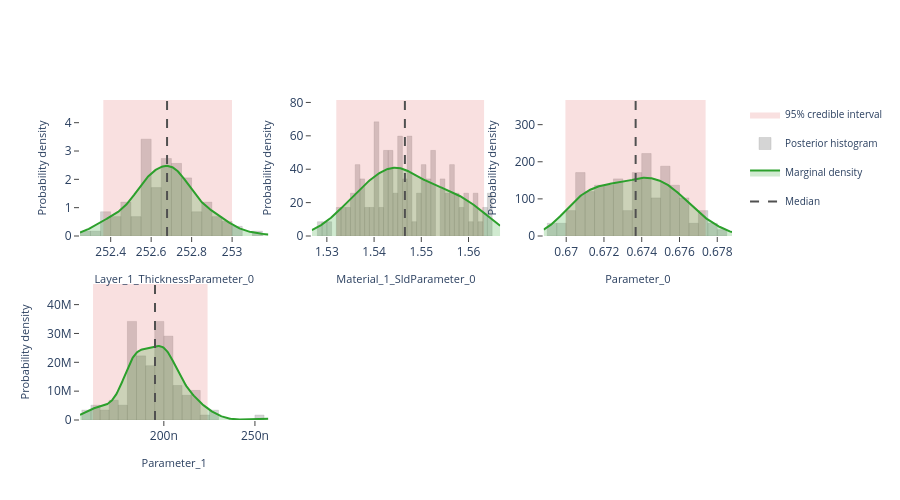

The cell this chart's notebook holds for it:
### Markdown cell above
## Interactive posterior plots

The next three cells render the same Plotly figures that are shown on the
Bayesian Posterior tab of the EasyReflectometryApp:

* **Marginals** — per-parameter distribution: histogram + smooth KDE marginal,
  shaded 95% credible interval, and median / best-sample lines
  (`plot_distribution` or `posterior.distribution()`)
* **Corner plot** — pairwise marginals + 2-D contours + scatter (`plot_corner`)
* **Traces** — per-chain trace + marginal histogram (`plot_trace`)

The standalone helpers are called with ``return_figure=True`` so they return a
Plotly ``Figure`` that we render in the notebook with ``fig.show()``; the
``PosteriorResults`` methods return the figure directly.

### Code cell
# ---- Marginal posterior distributions ---------------------------------------
# One panel per free parameter, each overlaying the posterior histogram, a
# smooth Gaussian-KDE marginal, the shaded 95% credible interval, and the
# median / best-sample reference lines.  Mirrors the "Marginals" sub-tab in
# the EasyReflectometryApp.

# The PosteriorResults method passes ``logp`` through automatically so the
# best posterior sample (MAP) line is drawn:
fig = posterior.distribution()
fig.show()

# Standalone equivalent (pass ``logp`` to get the best-sample line):
# fig = plot_distribution(
#     posterior.draws,
#     posterior.param_names,
#     logp=posterior.logp,
#     return_figure=True,
# )
# fig.show()

### Figure 1 — Plotly figure (JSON) as saved in the notebook; plotly's stock layout.template omitted (floating-point values rounded to 4 significant figures; data arrays with more than 128 entries replaced by an {"elided": "..."} marker saying what was removed)
{"data": [{"fill": "toself", "fillcolor": "rgba(214, 39, 40, 0.14)", "hoverinfo": "skip", "legendgroup": "95% credible interval", "line": {"color": "rgba(214, 39, 40, 0.14)", "width": 0}, "mode": "lines", "name": "95% credible interval", "showlegend": true, "type": "scatter", "x": [252.4, 253.0, 253.0, 252.4, 252.4], "xaxis": "x", "y": [0.0, 0.0, 4.801, 4.801, 0.0], "yaxis": "y"}, {"histnorm": "probability density", "hovertemplate": "sample=%{x:.4f}<br>density: %{y:.2f}<extra></extra>", "legendgroup": "histogram", "marker": {"color": "rgba(120, 120, 120, 0.38)", "line": {"color": "rgba(120, 120, 120, 0.24)", "width": 1}}, "name": "Posterior histogram", "nbinsx": 40, "opacity": 0.82, "showlegend": true, "type": "histogram", "x": [252.9, 252.7, 252.5, 252.5, 252.9, 252.7, 252.4, 252.6, 252.6, 252.6, 252.7, 252.7, 252.8, 252.4, 252.7, 252.7, 252.8, 252.6, 252.5, 252.7, 252.4, 252.6, 252.5, 252.8, 252.9, 252.6, 252.6, 252.8, 252.5, 252.7, 253.1, 252.8, 252.9, 252.7, 252.5, 252.7, 252.8, 252.6, 252.7, 253.0, 252.6, 252.8, 252.5, 252.7, 252.6, 252.8, 252.9, 253.0, 252.6, 252.9, 252.8, 252.7, 252.4, 252.6, 253.0, 252.6, 252.4, 252.6, 253.0, 252.7, 252.6, 252.8, 252.7, 252.7, 252.9, 252.7, 252.5, 252.7, 252.8, 252.8, 252.4, 252.6, 252.8, 252.9, 252.5, 252.6, 252.7, 252.6, 252.8, 252.9, 252.6, 252.7, 252.7, 253.0, 252.6, 252.6, 252.5, 252.4, 252.5, 252.7, 252.7, 252.4, 252.6, 252.8, 252.6, 252.7, 252.6, 252.7, 252.8, 252.6, 252.7, 252.7, 252.6, 252.6, 252.6, 252.8, 252.9, 252.6, 252.9, 252.4, 252.6, 252.3, 252.7, 252.7, 252.7, 252.7, 252.3], "xaxis": "x", "yaxis": "y"}, {"fill": "tozeroy", "fillcolor": "rgba(44, 160, 44, 0.22)", "hovertemplate": "Layer_1_ThicknessParameter_0: %{x:.4f}<br>density: %{y:.4f}<extra></extra>", "legendgroup": "marginal", "line": {"color": "rgb(44, 160, 44)", "width": 2}, "mode": "lines", "name": "Marginal density", "showlegend": true, "type": "scatter", "x": {"elided": "256 float values"}, "xaxis": "x", "y": {"elided": "256 float values"}, "yaxis": "y"}, {"hovertemplate": "Median: %{x:.4f}<extra></extra>", "legendgroup": "Median", "line": {"color": "rgb(80, 80, 80)", "dash": "dash", "width": 2}, "mode": "lines", "name": "Median", "showlegend": true, "type": "scatter", "x": [252.7, 252.7], "xaxis": "x", "y": [0.0, 4.801], "yaxis": "y"}, {"fill": "toself", "fillcolor": "rgba(214, 39, 40, 0.14)", "hoverinfo": "skip", "legendgroup": "95% credible interval", "line": {"color": "rgba(214, 39, 40, 0.14)", "width": 0}, "mode": "lines", "name": "95% credible interval", "showlegend": false, "type": "scatter", "x": [1.532, 1.563, 1.563, 1.532, 1.532], "xaxis": "x2", "y": [0.0, 0.0, 81.46, 81.46, 0.0], "yaxis": "y2"}, {"histnorm": "probability density", "hovertemplate": "sample=%{x:.4f}<br>density: %{y:.2f}<extra></extra>", "legendgroup": "histogram", "marker": {"color": "rgba(120, 120, 120, 0.38)", "line": {"color": "rgba(120, 120, 120, 0.24)", "width": 1}}, "name": "Posterior histogram", "nbinsx": 40, "opacity": 0.82, "showlegend": false, "type": "histogram", "x": [1.533, 1.535, 1.562, 1.555, 1.539, 1.559, 1.543, 1.545, 1.541, 1.542, 1.539, 1.562, 1.553, 1.543, 1.548, 1.562, 1.535, 1.54, 1.55, 1.552, 1.553, 1.543, 1.557, 1.54, 1.537, 1.547, 1.534, 1.545, 1.558, 1.541, 1.542, 1.53, 1.552, 1.546, 1.551, 1.543, 1.54, 1.532, 1.56, 1.558, 1.535, 1.543, 1.555, 1.547, 1.565, 1.547, 1.543, 1.546, 1.556, 1.547, 1.557, 1.562, 1.563, 1.537, 1.552, 1.544, 1.54, 1.555, 1.552, 1.55, 1.543, 1.53, 1.549, 1.542, 1.551, 1.547, 1.554, 1.56, 1.558, 1.552, 1.537, 1.556, 1.546, 1.565, 1.537, 1.54, 1.544, 1.565, 1.559, 1.559, 1.533, 1.549, 1.54, 1.547, 1.554, 1.537, 1.543, 1.547, 1.538, 1.56, 1.556, 1.563, 1.55, 1.541, 1.557, 1.557, 1.546, 1.549, 1.552, 1.55, 1.535, 1.537, 1.547, 1.54, 1.547, 1.537, 1.551, 1.529, 1.533, 1.537, 1.553, 1.545, 1.543, 1.546, 1.545, 1.545, 1.54], "xaxis": "x2", "yaxis": "y2"}, {"fill": "tozeroy", "fillcolor": "rgba(44, 160, 44, 0.22)", "hovertemplate": "Material_1_SldParameter_0: %{x:.4f}<br>density: %{y:.4f}<extra></extra>", "legendgroup": "marginal", "line": {"color": "rgb(44, 160, 44)", "width": 2}, "mode": "lines", "name": "Marginal density", "showlegend": false, "type": "scatter", "x": {"elided": "256 float values"}, "xaxis": "x2", "y": {"elided": "256 float values"}, "yaxis": "y2"}, {"hovertemplate": "Median: %{x:.4f}<extra></extra>", "legendgroup": "Median", "line": {"color": "rgb(80, 80, 80)", "dash": "dash", "width": 2}, "mode": "lines", "name": "Median", "showlegend": false, "type": "scatter", "x": [1.547, 1.547], "xaxis": "x2", "y": [0.0, 81.46], "yaxis": "y2"}, {"fill": "toself", "fillcolor": "rgba(214, 39, 40, 0.14)", "hoverinfo": "skip", "legendgroup": "95% credible interval", "line": {"color": "rgba(214, 39, 40, 0.14)", "width": 0}, "mode": "lines", "name": "95% credible interval", "showlegend": false, "type": "scatter", "x": [0.67, 0.6774, 0.6774, 0.67, 0.67], "xaxis": "x3", "y": [0.0, 0.0, 366.4, 366.4, 0.0], "yaxis": "y3"}, {"histnorm": "probability density", "hovertemplate": "sample=%{x:.4f}<br>density: %{y:.2f}<extra></extra>", "legendgroup": "histogram", "marker": {"color": "rgba(120, 120, 120, 0.38)", "line": {"color": "rgba(120, 120, 120, 0.24)", "width": 1}}, "name": "Posterior histogram", "nbinsx": 40, "opacity": 0.82, "showlegend": false, "type": "histogram", "x": [0.6706, 0.6701, 0.6769, 0.6728, 0.6703, 0.6764, 0.6719, 0.6718, 0.6697, 0.671, 0.6738, 0.6742, 0.6727, 0.672, 0.6756, 0.6771, 0.6728, 0.6739, 0.6746, 0.6773, 0.6745, 0.6714, 0.6754, 0.6709, 0.6706, 0.6759, 0.6714, 0.6732, 0.6766, 0.674, 0.6732, 0.6726, 0.6721, 0.6736, 0.676, 0.6704, 0.6719, 0.6708, 0.6742, 0.6753, 0.6715, 0.6727, 0.6728, 0.6724, 0.676, 0.6737, 0.6723, 0.6755, 0.6737, 0.6725, 0.6744, 0.6747, 0.6777, 0.6715, 0.6746, 0.6708, 0.6751, 0.6759, 0.6758, 0.671, 0.6714, 0.6702, 0.6731, 0.6728, 0.6771, 0.6717, 0.6763, 0.6752, 0.6747, 0.6764, 0.6736, 0.6732, 0.6728, 0.6783, 0.6752, 0.6712, 0.6725, 0.6746, 0.676, 0.674, 0.6719, 0.6771, 0.671, 0.6742, 0.6722, 0.6694, 0.6752, 0.6743, 0.6724, 0.6757, 0.6748, 0.6761, 0.6735, 0.6722, 0.6737, 0.6777, 0.6705, 0.674, 0.6741, 0.6752, 0.6707, 0.6719, 0.6752, 0.6708, 0.67, 0.674, 0.6757, 0.6741, 0.6741, 0.6736, 0.6752, 0.6743, 0.6755, 0.6711, 0.6725, 0.6753, 0.6693], "xaxis": "x3", "yaxis": "y3"}, {"fill": "tozeroy", "fillcolor": "rgba(44, 160, 44, 0.22)", "hovertemplate": "Parameter_0: %{x:.4f}<br>density: %{y:.4f}<extra></extra>", "legendgroup": "marginal", "line": {"color": "rgb(44, 160, 44)", "width": 2}, "mode": "lines", "name": "Marginal density", "showlegend": false, "type": "scatter", "x": {"elided": "256 float values"}, "xaxis": "x3", "y": {"elided": "256 float values"}, "yaxis": "y3"}, {"hovertemplate": "Median: %{x:.4f}<extra></extra>", "legendgroup": "Median", "line": {"color": "rgb(80, 80, 80)", "dash": "dash", "width": 2}, "mode": "lines", "name": "Median", "showlegend": false, "type": "scatter", "x": [0.6737, 0.6737], "xaxis": "x3", "y": [0.0, 366.4], "yaxis": "y3"}, {"fill": "toself", "fillcolor": "rgba(214, 39, 40, 0.14)", "hoverinfo": "skip", "legendgroup": "95% credible interval", "line": {"color": "rgba(214, 39, 40, 0.14)", "width": 0}, "mode": "lines", "name": "95% credible interval", "showlegend": false, "type": "scatter", "x": [1.611e-07, 2.24e-07, 2.24e-07, 1.611e-07, 1.611e-07], "xaxis": "x4", "y": [0.0, 0.0, 47150000.0, 47150000.0, 0.0], "yaxis": "y4"}, {"histnorm": "probability density", "hovertemplate": "sample=%{x:.4f}<br>density: %{y:.2f}<extra></extra>", "legendgroup": "histogram", "marker": {"color": "rgba(120, 120, 120, 0.38)", "line": {"color": "rgba(120, 120, 120, 0.24)", "width": 1}}, "name": "Posterior histogram", "nbinsx": 40, "opacity": 0.82, "showlegend": false, "type": "histogram", "x": [2.047e-07, 1.998e-07, 1.587e-07, 2.135e-07, 1.823e-07, 2.062e-07, 1.986e-07, 1.779e-07, 2.193e-07, 2.047e-07, 2.098e-07, 2.033e-07, 2.055e-07, 2.158e-07, 1.848e-07, 2.096e-07, 1.968e-07, 1.831e-07, 2.174e-07, 1.948e-07, 2.039e-07, 1.856e-07, 1.694e-07, 1.922e-07, 1.794e-07, 1.874e-07, 2.116e-07, 1.589e-07, 1.841e-07, 1.938e-07, 1.955e-07, 1.612e-07, 1.959e-07, 1.701e-07, 1.866e-07, 1.837e-07, 1.804e-07, 2.003e-07, 1.852e-07, 2.256e-07, 2.048e-07, 1.806e-07, 2.135e-07, 1.806e-07, 1.988e-07, 2.045e-07, 1.607e-07, 2.01e-07, 1.662e-07, 1.994e-07, 2.023e-07, 2.03e-07, 2.239e-07, 1.965e-07, 1.839e-07, 1.811e-07, 1.728e-07, 1.839e-07, 1.909e-07, 1.993e-07, 1.856e-07, 2e-07, 1.839e-07, 2.003e-07, 1.841e-07, 1.997e-07, 1.951e-07, 1.983e-07, 1.813e-07, 2.169e-07, 1.842e-07, 2.116e-07, 1.749e-07, 1.9e-07, 1.953e-07, 1.701e-07, 1.814e-07, 1.991e-07, 2.527e-07, 2.154e-07, 1.863e-07, 1.856e-07, 1.889e-07, 1.99e-07, 2.037e-07, 1.979e-07, 1.965e-07, 2.091e-07, 1.79e-07, 1.96e-07, 2.066e-07, 2.283e-07, 1.909e-07, 1.804e-07, 2.185e-07, 1.85e-07, 2.122e-07, 1.839e-07, 1.624e-07, 1.88e-07, 1.975e-07, 2.039e-07, 2.055e-07, 2.034e-07, 2.021e-07, 2.009e-07, 1.915e-07, 1.888e-07, 1.96e-07, 1.842e-07, 1.945e-07, 1.849e-07, 1.925e-07, 1.884e-07, 1.902e-07, 1.928e-07, 1.909e-07], "xaxis": "x4", "yaxis": "y4"}, {"fill": "tozeroy", "fillcolor": "rgba(44, 160, 44, 0.22)", "hovertemplate": "Parameter_1: %{x:.4f}<br>density: %{y:.4f}<extra></extra>", "legendgroup": "marginal", "line": {"color": "rgb(44, 160, 44)", "width": 2}, "mode": "lines", "name": "Marginal density", "showlegend": false, "type": "scatter", "x": {"elided": "256 float values"}, "xaxis": "x4", "y": {"elided": "256 float values"}, "yaxis": "y4"}, {"hovertemplate": "Median: %{x:.4f}<extra></extra>", "legendgroup": "Median", "line": {"color": "rgb(80, 80, 80)", "dash": "dash", "width": 2}, "mode": "lines", "name": "Median", "showlegend": false, "type": "scatter", "x": [1.951e-07, 1.951e-07], "xaxis": "x4", "y": [0.0, 47150000.0], "yaxis": "y4"}], "layout": {"barmode": "overlay", "height": 500, "legend": {"font": {"size": 10}}, "plot_bgcolor": "white", "showlegend": true, "xaxis": {"anchor": "y", "domain": [0.0, 0.2889], "range": [252.2, 253.2], "showgrid": false, "ticks": "outside", "title": {"font": {"size": 11}, "text": "Layer_1_ThicknessParameter_0"}, "zeroline": false}, "xaxis2": {"anchor": "y2", "domain": [0.3556, 0.6444], "range": [1.527, 1.567], "showgrid": false, "ticks": "outside", "title": {"font": {"size": 11}, "text": "Material_1_SldParameter_0"}, "zeroline": false}, "xaxis3": {"anchor": "y3", "domain": [0.7111, 1.0], "range": [0.6688, 0.6788], "showgrid": false, "ticks": "outside", "title": {"font": {"size": 11}, "text": "Parameter_0"}, "zeroline": false}, "xaxis4": {"anchor": "y4", "domain": [0.0, 0.2889], "range": [1.54e-07, 2.574e-07], "showgrid": false, "ticks": "outside", "title": {"font": {"size": 11}, "text": "Parameter_1"}, "zeroline": false}, "xaxis5": {"anchor": "y5", "domain": [0.3556, 0.6444], "showgrid": false, "ticks": "outside", "zeroline": false}, "xaxis6": {"anchor": "y6", "domain": [0.7111, 1.0], "showgrid": false, "ticks": "outside", "zeroline": false}, "yaxis": {"anchor": "x", "domain": [0.575, 1.0], "range": [0.0, 4.801], "showgrid": false, "ticks": "outside", "title": {"font": {"size": 11}, "text": "Probability density"}, "zeroline": false}, "yaxis2": {"anchor": "x2", "domain": [0.575, 1.0], "range": [0.0, 81.46], "showgrid": false, "ticks": "outside", "title": {"font": {"size": 11}, "text": "Probability density"}, "zeroline": false}, "yaxis3": {"anchor": "x3", "domain": [0.575, 1.0], "range": [0.0, 366.4], "showgrid": false, "ticks": "outside", "title": {"font": {"size": 11}, "text": "Probability density"}, "zeroline": false}, "yaxis4": {"anchor": "x4", "domain": [0.0, 0.425], "range": [0.0, 47150000.0], "showgrid": false, "ticks": "outside", "title": {"font": {"size": 11}, "text": "Probability density"}, "zeroline": false}, "yaxis5": {"anchor": "x5", "domain": [0.0, 0.425], "showgrid": false, "ticks": "outside", "zeroline": false}, "yaxis6": {"anchor": "x6", "domain": [0.0, 0.425], "showgrid": false, "ticks": "outside", "zeroline": false}}}
